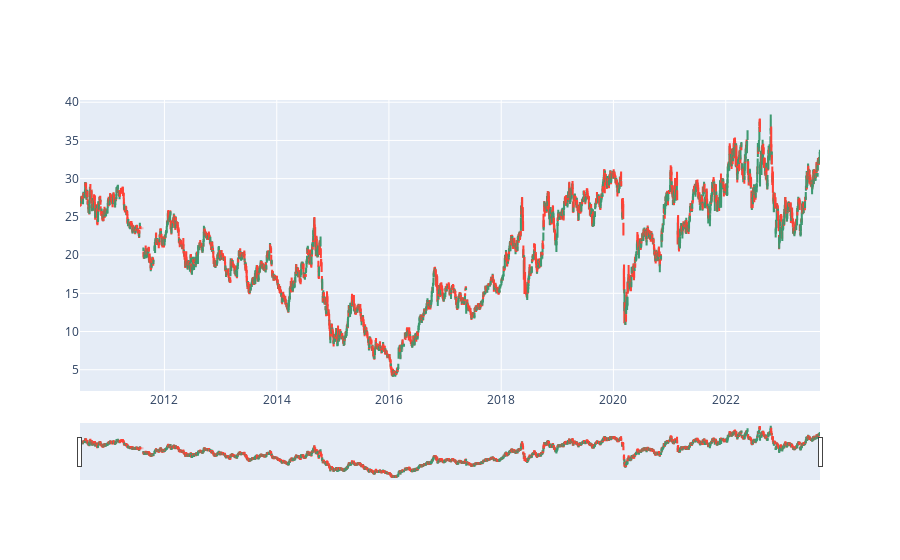

Notebook code for this chart:
### Code cell
interactive_chart(prices, 'PETR4.SA')

### Figure 1 — Plotly figure (JSON) as saved in the notebook; plotly's stock layout.template omitted (floating-point values rounded to 4 significant figures; data arrays with more than 128 entries replaced by an {"elided": "..."} marker saying what was removed)
{"data": [{"close": {"elided": "3275 float values"}, "high": {"elided": "3275 float values"}, "low": {"elided": "3275 float values"}, "name": "PETR4.SA", "open": {"elided": "3275 float values"}, "showlegend": false, "type": "candlestick", "x": {"elided": "3275 str values"}}], "layout": {}}
